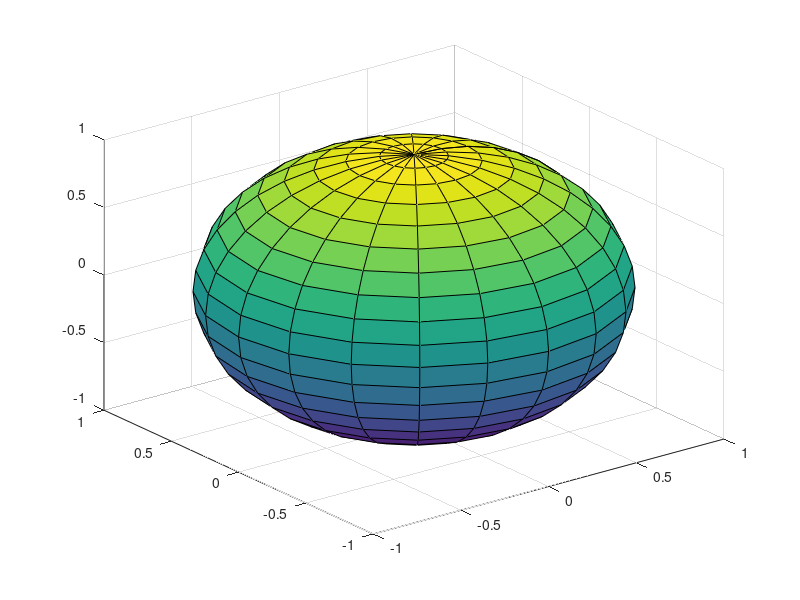

Here is the MATLAB script that generated this plot: (Note: this script raises an error after producing the figure.)
%% plotFigures: figure5-2
%% ini params
close all;clear;clc;
DTheta = 1.0675*2*pi; %[rad] estimated maximum phr around Q from BG(50 cm more)
dTheta = DTheta/320; %[rad/px] 0.23deg/um
LA1 = [-1, 1, -1];
LA1 = LA1./sqrt(sum(LA1.^2))
figure;
[X Y Z] = sphere(20);
SS=surf(X,Y,Z);
SS.FaceAlpha = 0.05;
SS.EdgeAlpha = 0.05;
xlim([-1.1 1.1])
axis equal
xlabel('Q')
ylabel('U')
zlabel('V')
grid on;hold on
plot3([-LA1(1),LA1(1)],[-LA1(2),LA1(2)],[-LA1(3),LA1(3)],'or-.','linewidth',3)
%% rot around LA1 [polarized material]
Np = 30;
Np_curve = 100;
phr1 = 0.07;%[rad/px] 0.8 deg/um *5*3.14/180
p1 = [-0.8,-0.4,0.24];
p1 = p1/sqrt(sum(p1.^2));
p_slab1 = p1;
for i = 1:Np
    inpp = p_slab1(i,:);
    outp = rotationVectorToMatrix(phr1*LA1)*inpp';
    p_slab1 = [p_slab1;outp'];
end

p_slab1_nonP = repmat(p1,Np+1,1);%% nonPolarized material [w/o noise]
plot3(p_slab1(:,1),p_slab1(:,2),p_slab1(:,3),'ok','linewidth',1,'MarkerFaceColor','r','MarkerSize',4)
[p_slab1_curve] = gencirCurve(p1,LA1,Np_curve);
plot3(p_slab1_curve(:,1),p_slab1_curve(:,2),p_slab1_curve(:,3),'r-','linewidth',1)

% return
%% rot around BG
LABG = [1 0 0];
LABG = LABG./sqrt(sum(LABG.^2));
p_slab1_BG = p1;
for i = 2:Np
    inpp = p_slab1(i,:);
    outp = rotationVectorToMatrix((i-1)*dTheta*LABG)*inpp';
    [rot_curve] = gencirCurve(inpp,LABG,Np_curve,(i-1)*dTheta);
    p_slab1_BG = [p_slab1_BG;outp'];
end
[p_slab1_BG] = stokesMixBG(p_slab1,dTheta,LABG);
[p_slab1_nonP_BG] = stokesMixBG(p_slab1_nonP,dTheta,LABG);
plot3([-LABG(1),LABG(1)],[-LABG(2),LABG(2)],[-LABG(3),LABG(3)],'om-.','linewidth',3)
plot3(p_slab1_BG(:,1),p_slab1_BG(:,2),p_slab1_BG(:,3),'ok-','linewidth',1,'MarkerFaceColor','g','MarkerSize',4)
view(-30,0)
%% DDG fitting
avgNum = 3;
for i = [10]
    % ddg cal cum LA and phr of det signal w/o BG
    [LA(i,:),phrs(i)] = cumDDGLaPhr(p_slab1(i:i+avgNum-1,:));
    %rotate det ps back to close the raw points
    ps_bg = p_slab1_BG(i:i+avgNum-1,:);
    ps_bg_rdu = [];ps_bg_rm = [];
    for j =1: avgNum
        inpp = ps_bg(j,:);
        outp = rotationVectorToMatrix(-(i-0)*dTheta*LABG)*inpp';
        outp2 = rotationVectorToMatrix(-(i+j-2)*dTheta*LABG)*inpp';
        [rot_curve] = gencirCurve(inpp,LABG,Np_curve,-(i-0)*dTheta);
        plot3(rot_curve(:,1),rot_curve(:,2),rot_curve(:,3),'m-','linewidth',1)
        ps_bg_rdu = [ps_bg_rdu;outp'];
        ps_bg_rm = [ps_bg_rm;outp2'];
    end
    [ps_bg_rdu,ps_bg_rm] = stokesBGrdm(p_slab1_BG(i:i+avgNum-1,:),i,dTheta,LABG,avgNum);
    plot3(ps_bg_rdu(:,1),ps_bg_rdu(:,2),ps_bg_rdu(:,3),...
        'ok-','linewidth',1,'MarkerFaceColor','b','MarkerSize',4);% reduced BG singal
    %
    [LA_wbg(i,:),~] = cumDDGLaPhr(ps_bg_rdu);
    % ddg cal correctted cum LA and phr from BG
    [B(i,:), phrs_p(i)] = cumDDGLaPhrBG(ps_bg_rm,ps_bg_rdu);
    % nonP w/BG, wo noise
    [ps_bg_rdu,ps_bg_rm] = stokesBGrdm(p_slab1_nonP_BG(i:i+avgNum-1,:),i,dTheta,LABG,avgNum);
    [B_nonp(i,:), phrs_nonp(i)] = cumDDGLaPhrBG(ps_bg_rm,ps_bg_rdu);
    % nonP w/BG, w/ noise
    [B_nonpnoise(i,:), phrs_nonpnoise(i)] = cumDDGLaPhrBG(ps_bg_rm,ps_bg_rdu);
    plot3([-LA_wbg(i,1),LA_wbg(i,1)],[-LA_wbg(i,2),LA_wbg(i,2)],[-LA_wbg(i,3),LA_wbg(i,3)],'b-','linewidth',1.5)
    plot3([-B(i,1),B(i,1)],[-B(i,2),B(i,2)],[-B(i,3),B(i,3)],'k-','linewidth',1.5)
end
%%

% generate a circle of a point around a LA
function [p_slab1_curve] = gencirCurve(p1,LA1,Np_curve,theta)
THrg = 2*pi;
if nargin > 3, THrg = theta;end
p_slab1_curve = p1;
for i = 1:Np_curve
    inpp = p_slab1_curve(i,:);
    outp = rotationVectorToMatrix(THrg/Np_curve*LA1)*inpp';
    p_slab1_curve = [p_slab1_curve;outp'];
end
end

% DDG to cal LA and phr
function [LA,phr] = cumDDGLaPhr(ps3)
P1 = ps3(1,:);P2 = ps3(2,:);P3 = ps3(3,:);
T1 = (P2-P1); T1 = T1/sqrt(sum(T1.^2));
T2 = (P3-P2); T2 = T2/sqrt(sum(T2.^2));
B1 = cross(T1,T2); B1 = B1/sqrt(sum(B1.^2));
N1 = cross(B1,T1);N2 = cross(B1,T2);
delta = 2*0.5*acos(dot(N1,N2)/(sqrt(sum(N1.^2)*sum(N2.^2))));
LA = B1; phr = delta;
end
% DDG to cal LA and phr with BG correction
function [LA, phr] = cumDDGLaPhrBG(ps_bg_rm,ps_bg_rdu)
P1  = ps_bg_rm(1,:); P2 = ps_bg_rm(2,:); P3 = ps_bg_rm(3,:);
P1p = ps_bg_rdu(1,:);P2p = ps_bg_rdu(2,:);P3p = ps_bg_rdu(3,:);
T1p = P2p - P1p; T2p = P3p-P2p; T1 = P2-P1;T2 = P3-P2;
Tb1 = P1 -P1p; Tb2 = P3-P3p;
Bp = cross(T1p,T2p);
T3_nor = norm(P3-P1);
if T3_nor < 0.12
    deltaB = [0 0 0];
    T1 = T1p; T2 = T2p;
else
    deltaB = cross(T1p,Tb2) + cross(T2p,Tb1) - cross(Tb1,Tb2);% BG correction
end
B = Bp + deltaB; % corrected LA
B = B/sqrt(sum(B.^2)); % normalize
N1 = cross(B,T1); N2 = cross(B,T2);% normal vector
phr = acos(dot(N1,N2)/sqrt(sum(N1.^2)*sum(N2.^2)));% phase retardation
LA = -B;
end
% recover the BG effect on Stokes
function [ps_bg_rdu,ps_bg_rm] = stokesBGrdm(ps_bg,iLayer,dTheta,LABG,avgNum)
ps_bg_rdu = [];ps_bg_rm = [];
for j =1: avgNum
    inpp = ps_bg(j,:);
    outp = rotationVectorToMatrix(-(iLayer-0)*dTheta*LABG)*inpp';
    outp2 = rotationVectorToMatrix(-(iLayer+j-2)*dTheta*LABG)*inpp';
    ps_bg_rdu = [ps_bg_rdu;outp'];
    ps_bg_rm = [ps_bg_rm;outp2'];
end
end
% stokes mixed BG
function [p_slab1_BG] = stokesMixBG(p_slab1,dTheta,LABG)
p_slab1_BG = p_slab1(1,:);
for i = 2:size(p_slab1,1)
    inpp = p_slab1(i,:);
    outp = rotationVectorToMatrix((i-1)*dTheta*LABG)*inpp';
    p_slab1_BG = [p_slab1_BG;outp'];
end
end

% 增加输出路径控制
outputPath = fullfile(pwd, 'output'); % 默认输出路径为当前目录下的 output 文件夹
if ~exist(outputPath, 'dir')
    mkdir(outputPath); % 如果路径不存在，则创建
end

% 保存图形
saveas(gcf, fullfile(outputPath, 'figure5_2.png')); % 保存为 PNG 格式
savefig(gcf, fullfile(outputPath, 'figure5_2.fig')); % 保存为 MATLAB FIG 格式
